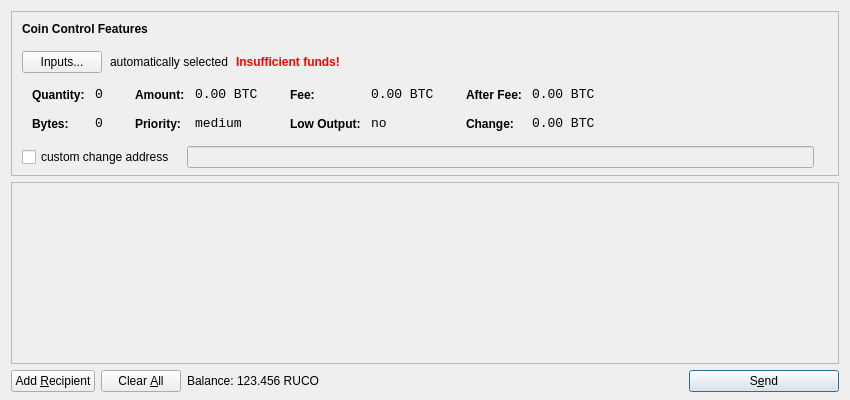
<?xml version="1.0" encoding="UTF-8"?>
<ui version="4.0">
 <class>SendCoinsDialog</class>
 <widget class="QDialog" name="SendCoinsDialog">
  <property name="geometry">
   <rect>
    <x>0</x>
    <y>0</y>
    <width>850</width>
    <height>400</height>
   </rect>
  </property>
  <property name="windowTitle">
   <string>Send Coins</string>
  </property>
  <layout class="QVBoxLayout" name="verticalLayout" stretch="0,1,0">
   <property name="bottomMargin">
    <number>8</number>
   </property>
   <item>
    <widget class="QFrame" name="frameCoinControl">
     <property name="sizePolicy">
      <sizepolicy hsizetype="Expanding" vsizetype="Expanding">
       <horstretch>0</horstretch>
       <verstretch>0</verstretch>
      </sizepolicy>
     </property>
     <property name="maximumSize">
      <size>
       <width>16777215</width>
       <height>16777215</height>
      </size>
     </property>
     <property name="frameShape">
      <enum>QFrame::StyledPanel</enum>
     </property>
     <property name="frameShadow">
      <enum>QFrame::Sunken</enum>
     </property>
     <layout class="QVBoxLayout" name="verticalLayoutCoinControl2">
      <property name="spacing">
       <number>-1</number>
      </property>
      <property name="leftMargin">
       <number>0</number>
      </property>
      <property name="topMargin">
       <number>0</number>
      </property>
      <property name="rightMargin">
       <number>0</number>
      </property>
      <property name="bottomMargin">
       <number>6</number>
      </property>
      <item>
       <layout class="QVBoxLayout" name="verticalLayoutCoinControl" stretch="0,0,0,0,1">
        <property name="spacing">
         <number>0</number>
        </property>
        <property name="leftMargin">
         <number>10</number>
        </property>
        <property name="topMargin">
         <number>10</number>
        </property>
        <item>
         <layout class="QHBoxLayout" name="horizontalLayoutCoinControl1">
          <property name="bottomMargin">
           <number>15</number>
          </property>
          <item>
           <widget class="QLabel" name="labelCoinControlFeatures">
            <property name="sizePolicy">
             <sizepolicy hsizetype="Preferred" vsizetype="Maximum">
              <horstretch>0</horstretch>
              <verstretch>0</verstretch>
             </sizepolicy>
            </property>
            <property name="font">
             <font>
              <weight>75</weight>
              <bold>true</bold>
             </font>
            </property>
            <property name="styleSheet">
             <string notr="true">font-weight:bold;</string>
            </property>
            <property name="text">
             <string>Coin Control Features</string>
            </property>
           </widget>
          </item>
         </layout>
        </item>
        <item>
         <layout class="QHBoxLayout" name="horizontalLayoutCoinControl2" stretch="0,0,0,0">
          <property name="spacing">
           <number>8</number>
          </property>
          <property name="bottomMargin">
           <number>10</number>
          </property>
          <item>
           <widget class="QPushButton" name="pushButtonCoinControl">
            <property name="styleSheet">
             <string notr="true"/>
            </property>
            <property name="text">
             <string>Inputs...</string>
            </property>
           </widget>
          </item>
          <item>
           <widget class="QLabel" name="labelCoinControlAutomaticallySelected">
            <property name="text">
             <string>automatically selected</string>
            </property>
            <property name="margin">
             <number>5</number>
            </property>
           </widget>
          </item>
          <item>
           <widget class="QLabel" name="labelCoinControlInsuffFunds">
            <property name="font">
             <font>
              <weight>75</weight>
              <bold>true</bold>
             </font>
            </property>
            <property name="styleSheet">
             <string notr="true">color:red;font-weight:bold;</string>
            </property>
            <property name="text">
             <string>Insufficient funds!</string>
            </property>
            <property name="margin">
             <number>5</number>
            </property>
           </widget>
          </item>
          <item>
           <spacer name="horizontalSpacerCoinControl">
            <property name="orientation">
             <enum>Qt::Horizontal</enum>
            </property>
            <property name="sizeHint" stdset="0">
             <size>
              <width>40</width>
              <height>1</height>
             </size>
            </property>
           </spacer>
          </item>
         </layout>
        </item>
        <item>
         <widget class="QWidget" name="widgetCoinControl" native="true">
          <property name="sizePolicy">
           <sizepolicy hsizetype="Preferred" vsizetype="Preferred">
            <horstretch>0</horstretch>
            <verstretch>0</verstretch>
           </sizepolicy>
          </property>
          <property name="minimumSize">
           <size>
            <width>0</width>
            <height>0</height>
           </size>
          </property>
          <property name="styleSheet">
           <string notr="true"/>
          </property>
          <layout class="QHBoxLayout" name="horizontalLayoutCoinControl5">
           <property name="margin">
            <number>0</number>
           </property>
           <item>
            <layout class="QHBoxLayout" name="horizontalLayoutCoinControl3" stretch="0,0,0,1">
             <property name="spacing">
              <number>20</number>
             </property>
             <property name="topMargin">
              <number>0</number>
             </property>
             <property name="bottomMargin">
              <number>10</number>
             </property>
             <item>
              <layout class="QFormLayout" name="formLayoutCoinControl1">
               <property name="horizontalSpacing">
                <number>10</number>
               </property>
               <property name="verticalSpacing">
                <number>14</number>
               </property>
               <property name="leftMargin">
                <number>10</number>
               </property>
               <property name="topMargin">
                <number>4</number>
               </property>
               <property name="rightMargin">
                <number>6</number>
               </property>
               <item row="0" column="0">
                <widget class="QLabel" name="labelCoinControlQuantityText">
                 <property name="styleSheet">
                  <string notr="true">font-weight:bold;</string>
                 </property>
                 <property name="text">
                  <string>Quantity:</string>
                 </property>
                 <property name="margin">
                  <number>0</number>
                 </property>
                </widget>
               </item>
               <item row="0" column="1">
                <widget class="QLabel" name="labelCoinControlQuantity">
                 <property name="font">
                  <font>
                   <family>Monospace</family>
                   <pointsize>10</pointsize>
                  </font>
                 </property>
                 <property name="cursor">
                  <cursorShape>IBeamCursor</cursorShape>
                 </property>
                 <property name="contextMenuPolicy">
                  <enum>Qt::ActionsContextMenu</enum>
                 </property>
                 <property name="text">
                  <string notr="true">0</string>
                 </property>
                 <property name="margin">
                  <number>0</number>
                 </property>
                 <property name="textInteractionFlags">
                  <set>Qt::LinksAccessibleByMouse|Qt::TextSelectableByKeyboard|Qt::TextSelectableByMouse</set>
                 </property>
                </widget>
               </item>
               <item row="1" column="0">
                <widget class="QLabel" name="labelCoinControlBytesText">
                 <property name="styleSheet">
                  <string notr="true">font-weight:bold;</string>
                 </property>
                 <property name="text">
                  <string>Bytes:</string>
                 </property>
                </widget>
               </item>
               <item row="1" column="1">
                <widget class="QLabel" name="labelCoinControlBytes">
                 <property name="font">
                  <font>
                   <family>Monospace</family>
                   <pointsize>10</pointsize>
                  </font>
                 </property>
                 <property name="cursor">
                  <cursorShape>IBeamCursor</cursorShape>
                 </property>
                 <property name="contextMenuPolicy">
                  <enum>Qt::ActionsContextMenu</enum>
                 </property>
                 <property name="text">
                  <string notr="true">0</string>
                 </property>
                 <property name="textInteractionFlags">
                  <set>Qt::LinksAccessibleByMouse|Qt::TextSelectableByKeyboard|Qt::TextSelectableByMouse</set>
                 </property>
                </widget>
               </item>
              </layout>
             </item>
             <item>
              <layout class="QFormLayout" name="formLayoutCoinControl2">
               <property name="horizontalSpacing">
                <number>10</number>
               </property>
               <property name="verticalSpacing">
                <number>14</number>
               </property>
               <property name="leftMargin">
                <number>6</number>
               </property>
               <property name="topMargin">
                <number>4</number>
               </property>
               <property name="rightMargin">
                <number>6</number>
               </property>
               <item row="0" column="0">
                <widget class="QLabel" name="labelCoinControlAmountText">
                 <property name="styleSheet">
                  <string notr="true">font-weight:bold;</string>
                 </property>
                 <property name="text">
                  <string>Amount:</string>
                 </property>
                 <property name="margin">
                  <number>0</number>
                 </property>
                </widget>
               </item>
               <item row="0" column="1">
                <widget class="QLabel" name="labelCoinControlAmount">
                 <property name="font">
                  <font>
                   <family>Monospace</family>
                   <pointsize>10</pointsize>
                  </font>
                 </property>
                 <property name="cursor">
                  <cursorShape>IBeamCursor</cursorShape>
                 </property>
                 <property name="contextMenuPolicy">
                  <enum>Qt::ActionsContextMenu</enum>
                 </property>
                 <property name="text">
                  <string notr="true">0.00 BTC</string>
                 </property>
                 <property name="textInteractionFlags">
                  <set>Qt::LinksAccessibleByMouse|Qt::TextSelectableByKeyboard|Qt::TextSelectableByMouse</set>
                 </property>
                </widget>
               </item>
               <item row="1" column="0">
                <widget class="QLabel" name="labelCoinControlPriorityText">
                 <property name="styleSheet">
                  <string notr="true">font-weight:bold;</string>
                 </property>
                 <property name="text">
                  <string>Priority:</string>
                 </property>
                </widget>
               </item>
               <item row="1" column="1">
                <widget class="QLabel" name="labelCoinControlPriority">
                 <property name="font">
                  <font>
                   <family>Monospace</family>
                   <pointsize>10</pointsize>
                  </font>
                 </property>
                 <property name="cursor">
                  <cursorShape>IBeamCursor</cursorShape>
                 </property>
                 <property name="contextMenuPolicy">
                  <enum>Qt::ActionsContextMenu</enum>
                 </property>
                 <property name="text">
                  <string>medium</string>
                 </property>
                 <property name="textInteractionFlags">
                  <set>Qt::LinksAccessibleByMouse|Qt::TextSelectableByKeyboard|Qt::TextSelectableByMouse</set>
                 </property>
                </widget>
               </item>
              </layout>
             </item>
             <item>
              <layout class="QFormLayout" name="formLayoutCoinControl3">
               <property name="horizontalSpacing">
                <number>10</number>
               </property>
               <property name="verticalSpacing">
                <number>14</number>
               </property>
               <property name="leftMargin">
                <number>6</number>
               </property>
               <property name="topMargin">
                <number>4</number>
               </property>
               <property name="rightMargin">
                <number>6</number>
               </property>
               <item row="0" column="0">
                <widget class="QLabel" name="labelCoinControlFeeText">
                 <property name="styleSheet">
                  <string notr="true">font-weight:bold;</string>
                 </property>
                 <property name="text">
                  <string>Fee:</string>
                 </property>
                 <property name="margin">
                  <number>0</number>
                 </property>
                </widget>
               </item>
               <item row="0" column="1">
                <widget class="QLabel" name="labelCoinControlFee">
                 <property name="font">
                  <font>
                   <family>Monospace</family>
                   <pointsize>10</pointsize>
                  </font>
                 </property>
                 <property name="cursor">
                  <cursorShape>IBeamCursor</cursorShape>
                 </property>
                 <property name="contextMenuPolicy">
                  <enum>Qt::ActionsContextMenu</enum>
                 </property>
                 <property name="text">
                  <string notr="true">0.00 BTC</string>
                 </property>
                 <property name="textInteractionFlags">
                  <set>Qt::LinksAccessibleByMouse|Qt::TextSelectableByKeyboard|Qt::TextSelectableByMouse</set>
                 </property>
                </widget>
               </item>
               <item row="1" column="0">
                <widget class="QLabel" name="labelCoinControlLowOutputText">
                 <property name="styleSheet">
                  <string notr="true">font-weight:bold;</string>
                 </property>
                 <property name="text">
                  <string>Low Output:</string>
                 </property>
                </widget>
               </item>
               <item row="1" column="1">
                <widget class="QLabel" name="labelCoinControlLowOutput">
                 <property name="font">
                  <font>
                   <family>Monospace</family>
                   <pointsize>10</pointsize>
                  </font>
                 </property>
                 <property name="cursor">
                  <cursorShape>IBeamCursor</cursorShape>
                 </property>
                 <property name="contextMenuPolicy">
                  <enum>Qt::ActionsContextMenu</enum>
                 </property>
                 <property name="text">
                  <string>no</string>
                 </property>
                 <property name="textInteractionFlags">
                  <set>Qt::LinksAccessibleByMouse|Qt::TextSelectableByKeyboard|Qt::TextSelectableByMouse</set>
                 </property>
                </widget>
               </item>
              </layout>
             </item>
             <item>
              <layout class="QFormLayout" name="formLayoutCoinControl4">
               <property name="horizontalSpacing">
                <number>10</number>
               </property>
               <property name="verticalSpacing">
                <number>14</number>
               </property>
               <property name="leftMargin">
                <number>6</number>
               </property>
               <property name="topMargin">
                <number>4</number>
               </property>
               <property name="rightMargin">
                <number>6</number>
               </property>
               <item row="0" column="0">
                <widget class="QLabel" name="labelCoinControlAfterFeeText">
                 <property name="styleSheet">
                  <string notr="true">font-weight:bold;</string>
                 </property>
                 <property name="text">
                  <string>After Fee:</string>
                 </property>
                 <property name="margin">
                  <number>0</number>
                 </property>
                </widget>
               </item>
               <item row="0" column="1">
                <widget class="QLabel" name="labelCoinControlAfterFee">
                 <property name="font">
                  <font>
                   <family>Monospace</family>
                   <pointsize>10</pointsize>
                  </font>
                 </property>
                 <property name="cursor">
                  <cursorShape>IBeamCursor</cursorShape>
                 </property>
                 <property name="contextMenuPolicy">
                  <enum>Qt::ActionsContextMenu</enum>
                 </property>
                 <property name="text">
                  <string notr="true">0.00 BTC</string>
                 </property>
                 <property name="textInteractionFlags">
                  <set>Qt::LinksAccessibleByMouse|Qt::TextSelectableByKeyboard|Qt::TextSelectableByMouse</set>
                 </property>
                </widget>
               </item>
               <item row="1" column="0">
                <widget class="QLabel" name="labelCoinControlChangeText">
                 <property name="styleSheet">
                  <string notr="true">font-weight:bold;</string>
                 </property>
                 <property name="text">
                  <string>Change:</string>
                 </property>
                </widget>
               </item>
               <item row="1" column="1">
                <widget class="QLabel" name="labelCoinControlChange">
                 <property name="font">
                  <font>
                   <family>Monospace</family>
                   <pointsize>10</pointsize>
                  </font>
                 </property>
                 <property name="cursor">
                  <cursorShape>IBeamCursor</cursorShape>
                 </property>
                 <property name="contextMenuPolicy">
                  <enum>Qt::ActionsContextMenu</enum>
                 </property>
                 <property name="text">
                  <string notr="true">0.00 BTC</string>
                 </property>
                 <property name="textInteractionFlags">
                  <set>Qt::LinksAccessibleByMouse|Qt::TextSelectableByKeyboard|Qt::TextSelectableByMouse</set>
                 </property>
                </widget>
               </item>
              </layout>
             </item>
            </layout>
           </item>
          </layout>
         </widget>
        </item>
        <item>
         <layout class="QHBoxLayout" name="horizontalLayoutCoinControl4" stretch="0,0,0">
          <property name="spacing">
           <number>12</number>
          </property>
          <property name="sizeConstraint">
           <enum>QLayout::SetDefaultConstraint</enum>
          </property>
          <property name="topMargin">
           <number>5</number>
          </property>
          <property name="rightMargin">
           <number>5</number>
          </property>
          <item>
           <widget class="QCheckBox" name="checkBoxCoinControlChange">
            <property name="text">
             <string>custom change address</string>
            </property>
           </widget>
          </item>
          <item>
           <widget class="QLineEdit" name="lineEditCoinControlChange">
            <property name="enabled">
             <bool>false</bool>
            </property>
            <property name="sizePolicy">
             <sizepolicy hsizetype="Expanding" vsizetype="Fixed">
              <horstretch>0</horstretch>
              <verstretch>0</verstretch>
             </sizepolicy>
            </property>
           </widget>
          </item>
          <item>
           <widget class="QLabel" name="labelCoinControlChangeLabel">
            <property name="sizePolicy">
             <sizepolicy hsizetype="Preferred" vsizetype="Expanding">
              <horstretch>0</horstretch>
              <verstretch>0</verstretch>
             </sizepolicy>
            </property>
            <property name="minimumSize">
             <size>
              <width>0</width>
              <height>0</height>
             </size>
            </property>
            <property name="text">
             <string/>
            </property>
            <property name="margin">
             <number>3</number>
            </property>
           </widget>
          </item>
         </layout>
        </item>
        <item>
         <spacer name="verticalSpacerCoinControl">
          <property name="orientation">
           <enum>Qt::Vertical</enum>
          </property>
          <property name="sizeHint" stdset="0">
           <size>
            <width>800</width>
            <height>1</height>
           </size>
          </property>
         </spacer>
        </item>
       </layout>
      </item>
     </layout>
    </widget>
   </item>
   <item>
    <widget class="QScrollArea" name="scrollArea">
     <property name="widgetResizable">
      <bool>true</bool>
     </property>
     <widget class="QWidget" name="scrollAreaWidgetContents">
      <property name="geometry">
       <rect>
        <x>0</x>
        <y>0</y>
        <width>830</width>
        <height>165</height>
       </rect>
      </property>
      <layout class="QVBoxLayout" name="verticalLayout_2">
       <property name="margin">
        <number>0</number>
       </property>
       <item>
        <layout class="QVBoxLayout" name="entries">
         <property name="spacing">
          <number>6</number>
         </property>
        </layout>
       </item>
       <item>
        <spacer name="verticalSpacer">
         <property name="orientation">
          <enum>Qt::Vertical</enum>
         </property>
         <property name="sizeHint" stdset="0">
          <size>
           <width>20</width>
           <height>40</height>
          </size>
         </property>
        </spacer>
       </item>
      </layout>
     </widget>
    </widget>
   </item>
   <item>
    <layout class="QHBoxLayout" name="horizontalLayout">
     <item>
      <widget class="QPushButton" name="addButton">
       <property name="toolTip">
        <string>Send to multiple recipients at once</string>
       </property>
       <property name="text">
        <string>Add &amp;Recipient</string>
       </property>
       <property name="icon">
        <iconset resource="../bitcoin.qrc">
         <normaloff>:/icons/add</normaloff>:/icons/add</iconset>
       </property>
       <property name="autoDefault">
        <bool>false</bool>
       </property>
      </widget>
     </item>
     <item>
      <widget class="QPushButton" name="clearButton">
       <property name="sizePolicy">
        <sizepolicy hsizetype="Minimum" vsizetype="Fixed">
         <horstretch>0</horstretch>
         <verstretch>0</verstretch>
        </sizepolicy>
       </property>
       <property name="toolTip">
        <string>Remove all transaction fields</string>
       </property>
       <property name="text">
        <string>Clear &amp;All</string>
       </property>
       <property name="icon">
        <iconset resource="../bitcoin.qrc">
         <normaloff>:/icons/remove</normaloff>:/icons/remove</iconset>
       </property>
       <property name="autoRepeatDelay">
        <number>300</number>
       </property>
       <property name="autoDefault">
        <bool>false</bool>
       </property>
      </widget>
     </item>
     <item>
      <layout class="QHBoxLayout" name="horizontalLayout_2">
       <property name="spacing">
        <number>3</number>
       </property>
       <item>
        <widget class="QLabel" name="label">
         <property name="text">
          <string>Balance:</string>
         </property>
        </widget>
       </item>
       <item>
        <widget class="QLabel" name="labelBalance">
         <property name="cursor">
          <cursorShape>IBeamCursor</cursorShape>
         </property>
         <property name="text">
          <string>123.456 RUCO</string>
         </property>
         <property name="textInteractionFlags">
          <set>Qt::LinksAccessibleByMouse|Qt::TextSelectableByKeyboard|Qt::TextSelectableByMouse</set>
         </property>
        </widget>
       </item>
      </layout>
     </item>
     <item>
      <spacer name="horizontalSpacer">
       <property name="orientation">
        <enum>Qt::Horizontal</enum>
       </property>
       <property name="sizeHint" stdset="0">
        <size>
         <width>40</width>
         <height>20</height>
        </size>
       </property>
      </spacer>
     </item>
     <item>
      <widget class="QPushButton" name="sendButton">
       <property name="minimumSize">
        <size>
         <width>150</width>
         <height>0</height>
        </size>
       </property>
       <property name="toolTip">
        <string>Confirm the send action</string>
       </property>
       <property name="text">
        <string>S&amp;end</string>
       </property>
       <property name="icon">
        <iconset resource="../bitcoin.qrc">
         <normaloff>:/icons/send</normaloff>:/icons/send</iconset>
       </property>
       <property name="default">
        <bool>true</bool>
       </property>
      </widget>
     </item>
    </layout>
   </item>
  </layout>
 </widget>
 <resources>
  <include location="../bitcoin.qrc"/>
 </resources>
 <connections/>
</ui>
